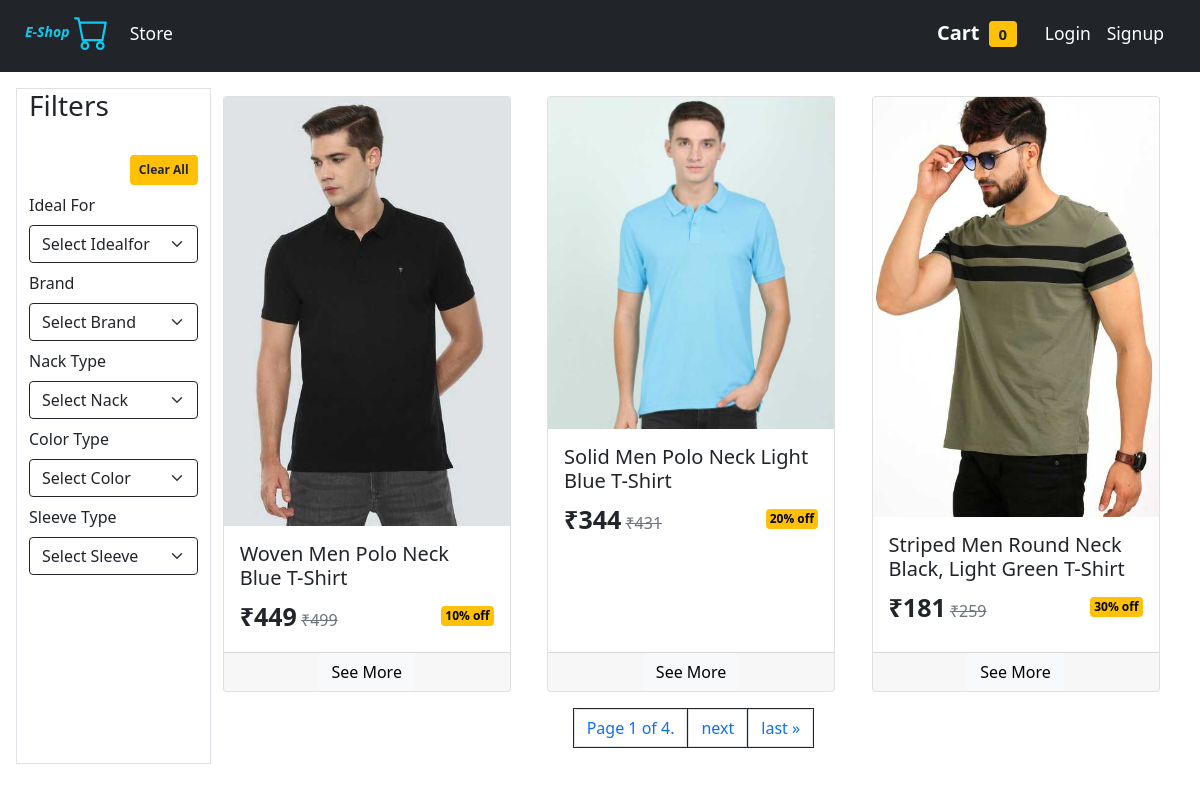
The page / on the database its author committed.
### store/models.py (models this page shows, shortened)
class Tshirt(models.Model):
    name = models.CharField(max_length=50, null=False)
    slug = models.CharField(max_length=200, null=False,
                            unique=True, default='')
    description = models.CharField(max_length=800, null=True)
    discount = models.IntegerField(default=0)
    image = models.ImageField(upload_to='upload/images', null=False)
    occasion = models.ForeignKey(Occasion, on_delete=models.CASCADE)
    brand = models.ForeignKey(Brand, on_delete=models.CASCADE)
    sleeve = models.ForeignKey(Sleeve, on_delete=models.CASCADE)
    nack_type = models.ForeignKey(NackType, on_delete=models.CASCADE)
    color = models.ForeignKey(Color, on_delete=models.CASCADE)
    ideal_for = models.ForeignKey(IdealFor, on_delete=models.CASCADE)

### store/views.py (the view)
# urls.py: 2. Add a URL to urlpatterns:  path('', views.home, name='home')
def home(request):
    query = request.GET
    tshirts = []
    tshirts = Tshirt.objects.all()
    brand = query.get('brand')
    sleeve = query.get('sleeve')
    nacktype = query.get('nacktype')
    color = query.get('color')
    idealfor = query.get('idealfor')
    page = query.get("page")
    if(page is None or page == ''):
        page=1
    if brand != "" and brand is not None:
        tshirts = tshirts.filter(brand__slug=brand)
    if nacktype != "" and nacktype is not None:
        tshirts = tshirts.filter(nack_type__slug=nacktype)
    if color != "" and color is not None:
        tshirts = tshirts.filter(color__slug=color)
    if sleeve != "" and sleeve is not None:
        tshirts = tshirts.filter(sleeve__slug=sleeve)
    if idealfor != "" and idealfor is not None:
        tshirts = tshirts.filter(ideal_for__slug=idealfor)
    occasions = Occasion.objects.all()
    brands = Brand.objects.all()
    sleeves = Sleeve.objects.all()
    nacktypes = NackType.objects.all()
    colors = Color.objects.all()
    idealfors = IdealFor.objects.all()
    cart = request.session.get('cart')
    paginator = Paginator(tshirts , 3)
    page_obj = paginator.get_page(page)
    query = request.GET.copy()
    query['page'] = ''
    pageurl = urlencode(query)
    context = {
        'page_object': page_obj,
        "occasions": occasions,
        "brands": brands,
        "nacktypes": nacktypes,
        "colors": colors,
        "idealfors": idealfors,
        "sleeves": sleeves,
        "pageurl":pageurl
    }
    return render(request, 'store/home.html', context=context)

### store/templatetags/tshirt_tags.py (called while the page is built)
@register.filter
def rupee(number):
    return f'₹{number}'

@register.simple_tag
def min_price(tshirt):
    size = tshirt.sizevariant_set.all().order_by('price').first()
    return size.price

@register.simple_tag
def sale_price(tshirt):
    price = min_price(tshirt)
    discount = tshirt.discount
    return int(price - (price*(discount/100)))

### store/templates/store/home.html (shortened to what this page needs)
{% extends 'store/base.html' %} {% block content %} {% load tshirt_tags %}
{% load static %}
<div class="container-fluid mt-3">
  <div class="row m-1">
    <div class="col-2 border">
   <div class="row">
    <div class="col">
    <h3>Filters</h3>
    </div>
   <div class="col">
    <span><a href="/" class="float-end mt-4 badge p-2 btn bg-warning text-dark">Clear All</a></span>
   </div>
   </div>
      <form id="filterForm" class="mt-2" action="/">
        <div>
          <div class="form-group mt-2">
            <label for="idealfor">Ideal For</label>
            <select
              onChange="submitForm()"
              class="form-select border-dark form-control-sm mt-2"
              id="idealfors"
              name="idealfor"
            >
              <option value="">Select Idealfor</option>
            </select>
          </div>
          <div class="form-group mt-2">
            <label for="brand">Brand</label>
            <select
              class="form-select border-dark form-control-sm mt-2"
              id="brands"
              name="brand"
              onChange="submitForm()"
            >
              <option value="">Select Brand</option>
            </select>
          </div>
          <div class="form-group mt-2">
            <label for="nacktype">Nack Type</label>
            <select
              class="form-select border-dark form-control-sm mt-2"
              id="nacktypes"
              name="nacktype"
              onChange="submitForm()"
            >
              <option value="">Select Nack</option>
            </select>
          </div>
          <div class="form-group mt-2">
            <label for="color">Color Type</label>
            <select
              class="form-select border-dark form-control-sm mt-2"
              id="colors"
              name="color"
              onChange="submitForm()"
            >
              <option value="">Select Color</option>
            </select>
          </div>
          <div class="form-group mt-2">
            <label for="sleeve">Sleeve Type</label>
            <select
              class="form-select border-dark form-control-sm mt-2"
              id="sleeves"
              name="sleeve"
              onChange="submitForm()"
            >
              <option value="">Select Sleeve</option>
            </select>
          </div>
        </div>
      </form>
    </div>
    <div class="col">
      <div class="row">
        {% for shirt in page_object %}
        <div class="col-4 mt-2 mx-auto">
          <div class="card h-100" style="width: 18rem">
            <img src="{{shirt.image.url}}" class="card-img-top" alt="..." />
            <div class="card-body">
              <h5 class="card-title">{{shirt.description}}</h5>
              <span style="font-size: 25px"
                ><b>{% sale_price shirt as result %} {{result|rupee}}</b></span
              >
              <span class="text-muted"
                ><del
                  >{% min_price shirt as result %} {{result|rupee}}</del
                ></span
              >
              <span
                class="badge bg-warning mt-2 p-1 float-end"
                style="color: black"
                ><b>{{shirt.discount}}% off</b></span
              >
            </div>
            <div class="card-footer text-center m-0 p-0">
              <a href="/product/{{shirt.slug}}" class="btn btn-light btn-block"
                >See More</a
              >
            </div>
          </div>
        </div>
        {% endfor %}
        <div class="mt-3 container">
         <nav class="" style="margin-left:350px;" aria-label="Page navigation example">
  <ul class="pagination">
        <li class="page-item border border-dark">
            <a href="" class="page-link">Page {{ page_object.number }} of {{ page_object.paginator.num_pages }}.</a>
        </li>
        {% if page_object.has_next %}
<li class="page-item border border-dark"><a class="page-link" href="?{{pageurl}}{{ page_object.next_page_number }}">next</a></li>
<li class="page-item border border-dark"><a class="page-link" href="?{{pageurl}}{{ page_object.paginator.num_pages }}">last &raquo;</a></li>
        {% endif %}
  </ul>
</nav>
        </div>
      </div>
    </div>
  </div>
</div>
{% endblock content %}

### store/templates/store/base.html (shortened to what this page needs)
<!DOCTYPE html>
<html lang="en">
<head>
  <link href="https://cdn.jsdelivr.net/npm/bootstrap@5.0.1/dist/css/bootstrap.min.css"
    rel="stylesheet"
 />
</head>
<body>
  <section>
    <nav class="navbar navbar-expand-lg navbar-dark bg-dark navbar-fixed-top"
      style="padding-bottom: 15px; font-size: 20px">
      <div class="container-fluid">
        <button class="btn btn-outline-dark  rounded text-info"><small><i><b>E-Shop</b></i></small>
        </button>
        <div class="collapse navbar-collapse" id="navbarSupportedContent">
          <ul class="navbar-nav me-auto mb-2 mb-lg-0">
            <li class="nav-item">
              <a class="nav-link active" aria-current="page" href="/"><small>Store</small></a>
            </li>
          </ul>
          <ul class="navbar-nav mb-2 mx-3 mb-lg-0">
            <li class="nav-item ">
              <a class="nav-link mx-2 text-decoration-none active" aria-current="page"
                href="/cart"><b class="text-white">Cart</b>
                <span style="font-size:15px;"
                  class="badge mx-1  rounded bg-warning text-dark">{{request.session.cart|length}}</span>
              </a>
            </li>
            {% if request.user.is_authenticated %}
            <li class="nav-item">
              <a class="nav-link active" aria-current="page" href="/order"><small>Order</small></a>
            </li>
            <li class="nav-item">
              <a class="nav-link active" aria-current="page"
                href="/logout"><small>Logout</small></a>
            </li>
            <li>
            <li><svg class="text-warning mx-2" xmlns="http://www.w3.org/2000/svg" width="20"
                height="20" fill="currentColor" class="bi bi-person-check-fill" viewBox="0 0 16 16">
                <path fill-rule="evenodd"
                  d="M15.854 5.146a.5.5 0 0 1 0 .708l-3 3a.5.5 0 0 1-.708 0l-1.5-1.5a.5.5 0 0 1 .708-.708L12.5 7.793l2.646-2.647a.5.5 0 0 1 .708 0z" />
                <path
                  d="M1 14s-1 0-1-1 1-4 6-4 6 3 6 4-1 1-1 1H1zm5-6a3 3 0 1 0 0-6 3 3 0 0 0 0 6z" />
              </svg></li>
            <h3 class="text-info mt-2">{{request.user.first_name}}</h3>
            </li>
            {% else %}
            <li class="nav-item">
              <a class="nav-link active" aria-current="page" href="/login"><small>Login</small></a>
            </li>
            <li class="nav-item">
              <a class="nav-link active" aria-current="page"
                href="/signup"><small>Signup</small></a>
            </li>
            {% endif %}
          </ul>
        </div>
      </div>
    </nav>
  </section>
  {% block content %}{% endblock content %}
</body>
</html>

### rows shown on the page
Tshirt: image (picture), description "Woven Men Polo Neck Blue T-Shirt", result "₹449", result "₹499", discount "10"
Tshirt: image (picture), description "Solid Men Polo Neck Light Blue T-Shirt", result "₹344", result "₹431", discount "20"
Tshirt: image (picture), description "Striped Men Round Neck Black, Light Green T-Shirt", result "₹181", result "₹259", discount "30"

### other values the page prints
{{ request.session.cart|length }} "0"
{{ page_object.number }} "1"
{{ page_object.paginator.num_pages }} "4"
